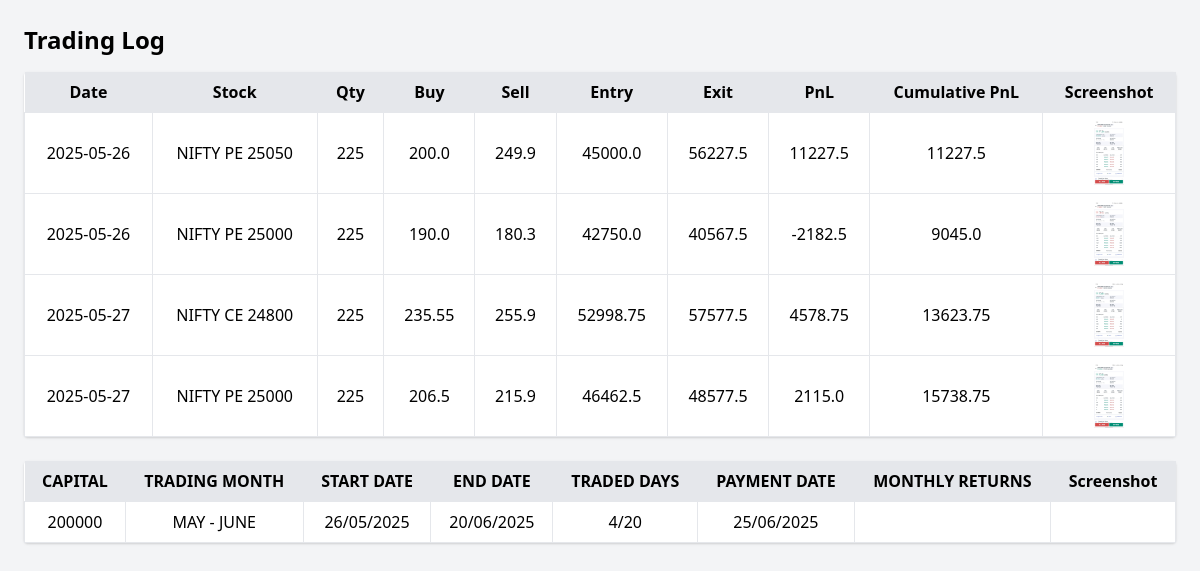
Before: / with the older database file.
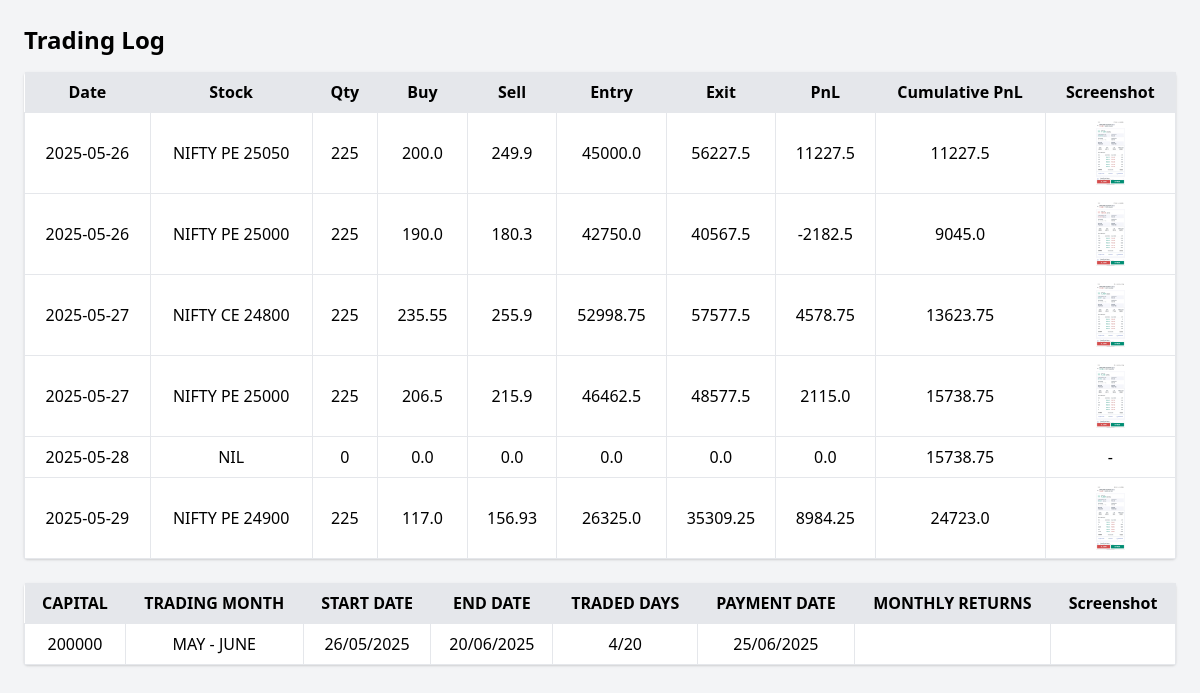
After: the same page with the newer database file.
### tables this page shows
CREATE TABLE trading_log (
    id INTEGER PRIMARY KEY AUTOINCREMENT,
    date TEXT NOT NULL,
    stock TEXT NOT NULL,
    quantity INTEGER NOT NULL,
    buy_price REAL NOT NULL,
    sell_price REAL NOT NULL,
    screenshot BLOB
);

### app.py (the view)
@app.route('/')
def index():
    conn = get_db_connection()
    trades = conn.execute("""
        SELECT *,
            quantity * buy_price AS entry_value,
            quantity * sell_price AS exit_value,
            (quantity * sell_price) - (quantity * buy_price) AS pnl
        FROM trading_log
        ORDER BY date
    """).fetchall()
    conn.close()
    cumulative = 0
    trade_list = []
    for trade in trades:
        entry = dict(trade)
        entry['cumulative_pnl'] = cumulative + entry['pnl']
        cumulative = entry['cumulative_pnl']
        trade_list.append(entry)
    return render_template('index.html', trades=trade_list)

### app.py (called while the page is built)
def get_db_connection():
    conn = sqlite3.connect(app.config['DATABASE'])
    conn.row_factory = sqlite3.Row
    return conn

### templates/index.html (shortened to what this page needs)
<!DOCTYPE html>
<html>
<head>
    <link href="https://cdn.jsdelivr.net/npm/tailwindcss@2.2.19/dist/tailwind.min.css" rel="stylesheet">
</head>
<body class="p-6 bg-gray-100">
    <h1 class="text-2xl font-bold mb-4">Trading Log</h1>
    <table class="min-w-full bg-white rounded shadow">
        <thead>
            <tr class="bg-gray-200">
                <th class="px-4 py-2">Date</th>
                <th class="px-4 py-2">Stock</th>
                <th class="px-4 py-2">Qty</th>
                <th class="px-4 py-2">Buy</th>
                <th class="px-4 py-2">Sell</th>
                <th class="px-4 py-2">Entry</th>
                <th class="px-4 py-2">Exit</th>
                <th class="px-4 py-2">PnL</th>
                <th class="px-4 py-2">Cumulative PnL</th>
                <th class="px-4 py-2">Screenshot</th>
            </tr>
        </thead>
        <tbody>
            {% for trade in trades %}
            <tr class="text-center">
                <td class="border px-4 py-2">{{ trade.date }}</td>
                <td class="border px-4 py-2">{{ trade.stock }}</td>
                <td class="border px-4 py-2">{{ trade.quantity }}</td>
                <td class="border px-4 py-2">{{ trade.buy_price }}</td>
                <td class="border px-4 py-2">{{ trade.sell_price }}</td>
                <td class="border px-4 py-2">{{ trade.entry_value }}</td>
                <td class="border px-4 py-2">{{ trade.exit_value }}</td>
                <td class="border px-4 py-2">{{ trade.pnl }}</td>
                <td class="border px-4 py-2">{{ trade.cumulative_pnl }}</td>
                <td class="border px-4 py-2">
                    {% if trade.screenshot %}
                        <img src="{{ url_for('uploaded_file', filename=trade.screenshot) }}" class="h-16 mx-auto">
                    {% else %}
                        -
                    {% endif %}
                </td>
            </tr>
            {% endfor %}
        </tbody>
    </table>
    <BR>
    <table class="min-w-full bg-white rounded shadow">
        <thead>
            <tr class="bg-gray-200">
                <th class="px-4 py-2">CAPITAL</th>
                <th class="px-4 py-2">TRADING MONTH</th>
                <th class="px-4 py-2">START DATE</th>
                <th class="px-4 py-2">END DATE</th>
                <th class="px-4 py-2">TRADED DAYS</th>
                <th class="px-4 py-2">PAYMENT DATE</th>
                <th class="px-4 py-2">MONTHLY RETURNS</th>
                <th class="px-4 py-2">Screenshot</th>
            </tr>
        </thead>
        <tbody>
            <tr class="text-center">
                <td class="border px-4 py-2">200000</td>
                <td class="border px-4 py-2">MAY - JUNE</td>
                <td class="border px-4 py-2">26/05/2025</td>
                <td class="border px-4 py-2">20/06/2025</td>
                <td class="border px-4 py-2">4/20</td>
                <td class="border px-4 py-2">25/06/2025</td>
                <td class="border px-4 py-2"></td>
                <td class="border px-4 py-2">
                </td>
            </tr>
        </tbody>
    </table>
</body>
</html>

Changed rows visible on the page:
added trading_log: date "2025-05-28", stock "NIL", quantity "0", buy_price "0.0", sell_price "0.0", entry_value "0.0", exit_value "0.0", pnl "0.0", cumulative_pnl "15738.75"
added trading_log: date "2025-05-29", stock "NIFTY PE 24900", quantity "225", buy_price "117.0", sell_price "156.93", entry_value "26325.0", exit_value "35309.25", pnl "8984.25", cumulative_pnl "24723.0", screenshot (picture)
